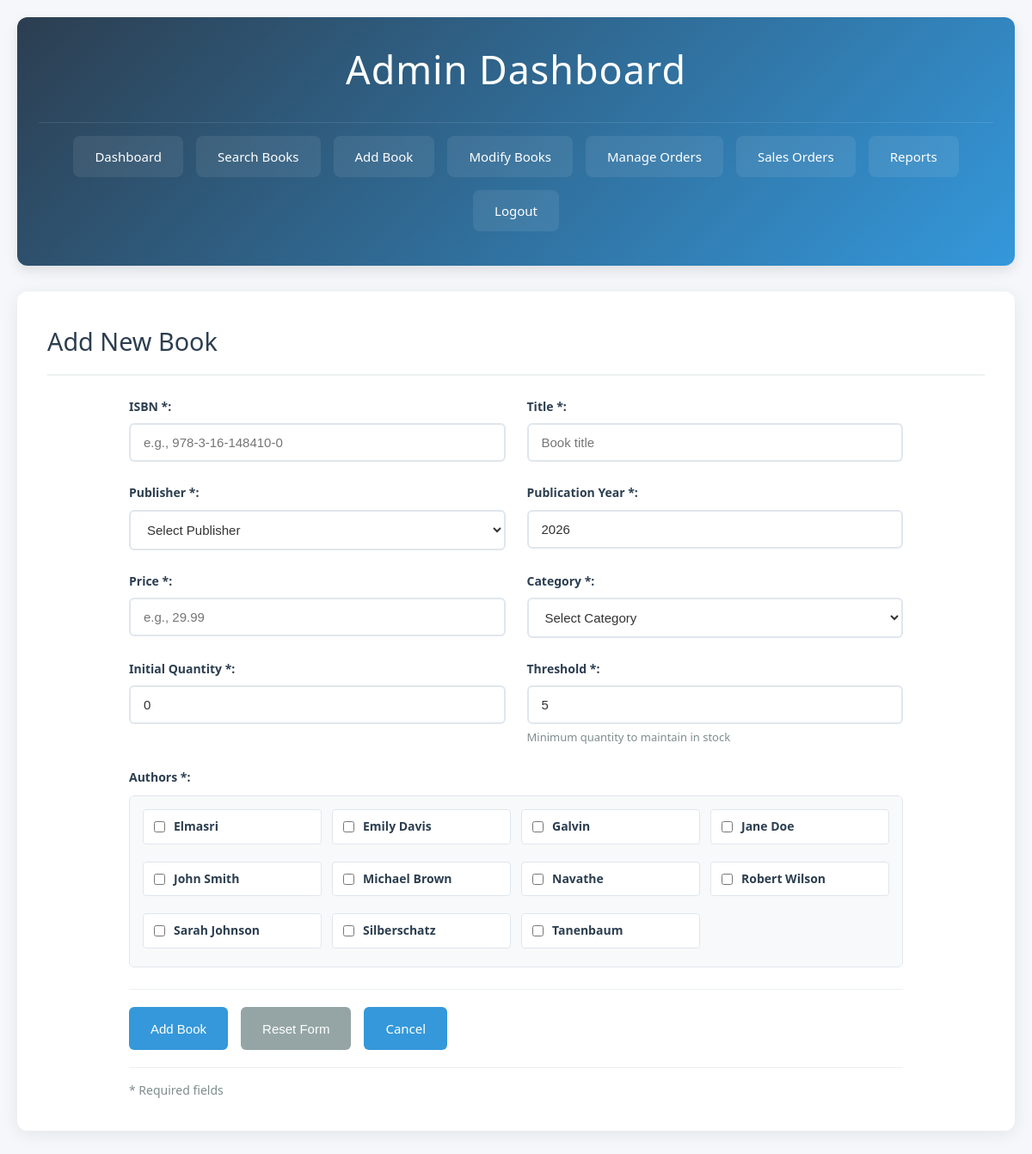
Screenshot of /admin/add_book.php (signed in) with the database file from the repository.
### tables this page shows
CREATE TABLE Author (
    AID INT AUTO_INCREMENT PRIMARY KEY,
    name VARCHAR(100) NOT NULL
);

### admin/add_book.php (the view, shortened to what this page needs)
<?php
require_once '../includes/config.php';
$authors = $pdo->query("SELECT * FROM Author ORDER BY name")->fetchAll();
?>
<!DOCTYPE html>
<html lang="en">
<head>
    <link rel="stylesheet" href="../css/style.css">
</head>
<body>
    <div class="container">
        <header>
            <h1>Admin Dashboard</h1>
            <nav>
                <a href="dashboard.php">Dashboard</a>
                <a href="search.php">Search Books</a>
                <a href="add_book.php">Add Book</a>
                <a href="modify_book.php">Modify Books</a>
                <a href="manage_orders.php">Manage Orders</a>
                <a href="view_orders.php">Sales Orders</a>
                <a href="reports.php">Reports</a>
                <a href="../logout.php">Logout</a>
            </nav>
        </header>
        <main>
            <h2>Add New Book</h2>
            <form method="POST" action="" class="book-form">
                <div class="form-row">
                    <div class="form-group">
                        <label for="isbn">ISBN *:</label>
                        <input type="text" id="isbn" name="isbn"
                               value="<?php echo htmlspecialchars($_POST['isbn'] ?? ''); ?>" required
                               placeholder="e.g., 978-3-16-148410-0">
                    </div>
                    <div class="form-group">
                        <label for="title">Title *:</label>
                        <input type="text" id="title" name="title"
                               value="<?php echo htmlspecialchars($_POST['title'] ?? ''); ?>" required
                               placeholder="Book title">
                    </div>
                </div>
                <div class="form-row">
                    <div class="form-group">
                        <label for="publisher">Publisher *:</label>
                        <select id="publisher" name="publisher" required>
                            <option value="">Select Publisher</option>
                        </select>
                    </div>
                    <div class="form-group">
                        <label for="year">Publication Year *:</label>
                        <input type="number" id="year" name="year"
                               value="<?php echo $_POST['year'] ?? date('Y'); ?>"
                               min="1900" max="<?php echo date('Y'); ?>" required>
                    </div>
                </div>
                <div class="form-row">
                    <div class="form-group">
                        <label for="price">Price *:</label>
                        <input type="number" id="price" name="price"
                               value="<?php echo $_POST['price'] ?? ''; ?>"
                               step="0.01" min="0.01" required
                               placeholder="e.g., 29.99">
                    </div>
                    <div class="form-group">
                        <label for="category">Category *:</label>
                        <select id="category" name="category" required>
                            <option value="">Select Category</option>
                        </select>
                    </div>
                </div>
                <div class="form-row">
                    <div class="form-group">
                        <label for="quantity">Initial Quantity *:</label>
                        <input type="number" id="quantity" name="quantity"
                               value="<?php echo $_POST['quantity'] ?? '0'; ?>" min="0" required>
                    </div>
                    <div class="form-group">
                        <label for="threshold">Threshold *:</label>
                        <input type="number" id="threshold" name="threshold"
                               value="<?php echo $_POST['threshold'] ?? '5'; ?>" min="1" required>
                        <small class="form-text">Minimum quantity to maintain in stock</small>
                    </div>
                </div>
                <div class="form-group">
                    <label>Authors *:</label>
                    <div class="checkbox-grid">
                        <?php foreach ($authors as $author): ?>
                        <label class="checkbox-label">
                            <input type="checkbox" name="authors[]" value="<?php echo $author['AID']; ?>"
                                <?php echo in_array($author['AID'], $_POST['authors'] ?? []) ? 'checked' : ''; ?>>
                            <?php echo htmlspecialchars($author['name']); ?>
                        </label>
                        <?php endforeach; ?>
                    </div>
                </div>
                <div class="form-actions">
                    <button type="submit" class="btn btn-primary">Add Book</button>
                    <button type="reset" class="btn btn-secondary">Reset Form</button>
                    <a href="dashboard.php" class="btn">Cancel</a>
                </div>
                <p class="form-note">* Required fields</p>
            </form>
        </main>
    </div>
</body>
</html>

### css/style.css (style rules this page uses)
* { margin: 0; padding: 0; box-sizing: border-box; }
body { font-family: 'Segoe UI', Tahoma, Geneva, Verdana, sans-serif; line-height: 1.6; color: #333; background-color: #f5f7fa; }
.container { max-width: 1400px; margin: 0 auto; padding: 20px; }
header { background: linear-gradient(135deg, #2c3e50 0%, #3498db 100%); color: white; padding: 25px; border-radius: 12px; margin-bottom: 30px; box-shadow: 0 6px 15px rgba(0, 0, 0, 0.1); }
header h1 { margin-bottom: 25px; font-size: 2.8rem; text-align: center; font-weight: 300; letter-spacing: 1px; }
nav { display: flex; justify-content: center; gap: 15px; flex-wrap: wrap; padding: 15px 0; border-top: 1px solid rgba(255, 255, 255, 0.1); }
nav a { color: white; text-decoration: none; padding: 12px 25px; border-radius: 8px; background: rgba(255, 255, 255, 0.08); transition: all 0.3s ease; font-size: 15px; font-weight: 500; display: flex; align-items: center; gap: 8px; }
main { background: white; padding: 35px; border-radius: 12px; box-shadow: 0 4px 20px rgba(0, 0, 0, 0.08); margin-bottom: 30px; }
h2 { color: #2c3e50; margin-bottom: 25px; padding-bottom: 15px; border-bottom: 2px solid #ecf0f1; font-size: 1.8rem; font-weight: 400; }
.btn { display: inline-flex; align-items: center; justify-content: center; gap: 8px; padding: 12px 24px; background: #3498db; color: white; text-decoration: none; border: none; border-radius: 6px; cursor: pointer; transition: all 0.3s ease; font-size: 15px; font-weight: 500; border: 1px solid transparent; }
.btn-primary { background: #3498db; }
.btn-secondary { background: #95a5a6; }
.form-group { margin-bottom: 20px; }
.form-row { display: flex; gap: 25px; margin-bottom: 25px; }
.form-row .form-group { flex: 1; margin-bottom: 0; }
label { display: block; margin-bottom: 8px; color: #2c3e50; font-weight: 600; font-size: 14px; }
input, select, textarea { width: 100%; padding: 12px 15px; border: 2px solid #e0e6ed; border-radius: 6px; font-size: 15px; transition: all 0.3s ease; background: #fff; color: #333; }
input[type="number"] { padding-right: 10px; }
.form-text { display: block; margin-top: 5px; color: #7f8c8d; font-size: 13px; }
.form-note { color: #7f8c8d; font-size: 14px; margin-top: 20px; padding-top: 15px; border-top: 1px solid #ecf0f1; }
.form-actions { display: flex; gap: 15px; margin-top: 25px; padding-top: 20px; border-top: 1px solid #ecf0f1; }
.book-form { max-width: 900px; margin: 0 auto; }
.checkbox-grid { display: grid; grid-template-columns: repeat(auto-fill, minmax(200px, 1fr)); gap: 12px; margin-top: 10px; max-height: 200px; overflow-y: auto; padding: 15px; background: #f8f9fa; border-radius: 6px; border: 1px solid #e0e6ed; }
.checkbox-label { display: flex; align-items: center; gap: 10px; padding: 8px 12px; background: white; border-radius: 4px; border: 1px solid #e0e6ed; cursor: pointer; transition: all 0.2s ease; }
.checkbox-label input[type="checkbox"] { width: auto; margin: 0; }

### rows the page displays
author: name "Elmasri"
author: name "Emily Davis"
author: name "Galvin"
author: name "Jane Doe"
author: name "John Smith"
author: name "Michael Brown"
author: name "Navathe"
author: name "Robert Wilson"
author: name "Sarah Johnson"
author: name "Silberschatz"
author: name "Tanenbaum"
